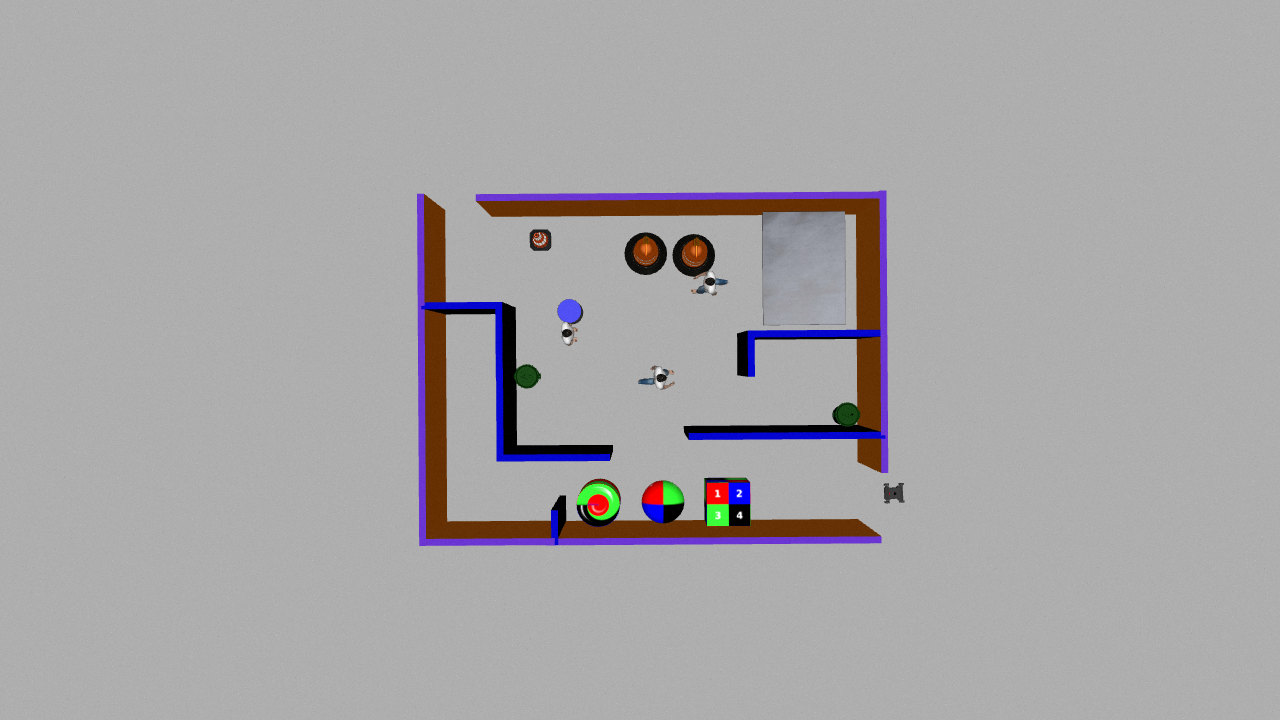
#> input picture src/control_car_like/control_car_like/data/images/img_upper_camera.png, 1280 x 720 px, found by its file name
$ jupyter execute test_bot.ipynb
#> lines starting #> are read from the running program, lines starting #| are printed output that depends on the picture; after the words box and inside, x2 and y2 are one past the last pixel; in counts of white or black regions, pixels touching at a corner belong together
### src/control_car_like/control_car_like/lib/bot_localization.py
import cv2
import numpy as np

try:
    from ..lib.utilities import ret_smallest_obj,ret_largest_obj
    from ..lib import config
except:
    from .utilities import ret_smallest_obj,ret_largest_obj
    from . import config

class bot_localizer():

    def __init__(self):

        # State Variables
        self.is_bg_extracted =False
        # Output Variables [BG_model,Refrence_Maze,Rel_Loc_of_car]
        self.bg_model = []
        self.maze_og = []
        self.loc_car = 0

        self.loc_car_sv = 0
        self.car_rect = []
        # Transfomation(Crop + Rotated) Variables
        self.orig_X = 0
        self.orig_Y = 0
        self.orig_rows = 0
        self.orig_cols = 0
        self.transform_arr = []

        self.orig_rot = 0
        self.rot_mat = 0


    # [166 lines left out: functions ret_rois_boundinghull, update_frameofrefrence_parameters, connect_objs, extract_bg, get_centroid, get_car_loc and 1 more, not called in this run]

### src/control_car_like/control_car_like/lib/bot_mapping.py
import cv2
import numpy as np

try:
    from ..lib import config
    from .utilities import closest_node,get_centroid,closest_nodes
except:
    from . import config
draw_intrstpts = True
debug_mapping = False
# Creating Graph Class to store IP and their connected paths
class Graph():

    def __init__(self):
        # Dictionary to store graph
        self.graph = {}
        # Placeholder for start and end of graph
        self.start = 0
        self.end = 0

    # function to add new vertex to graph
    # if neighbor == None  Just add vertex
    #      Otherwise add connection
    # [11 lines left out: function add_vertex, not called in this run]

    # Function to display complete graph
    def displaygraph(self):
        for key,value in self.graph.items():
            print("key {} has value {} ".format(key,value))

# Bot_Mapper Class for performing Stage 2 (mapping) of robot navigation
class bot_mapper():

    def __init__(self):

        # State Variables
        self.graphified = False

        # Cropping control for removing maze boundary
        self.crp_amt = 5

        # Creating a graph object for storing Maze
        self.Graph = Graph()

        # State variables to define the connection status of each vertex
        self.connected_left = False
        self.connected_upleft = False
        self.connected_up = False
        self.connected_upright = False
        # Maze (Colored) for displaying connection between nodes
        self.maze_connect = []

        self.maze_interestPts = []

        # Maze (One-Pass) Input
        self.maze = 0


    # Display connection between nodes with a colored line
    # [475 lines left out: functions display_connected_nodes, connect_neighbors, triangle, get_surround_pixel_intensities, reset_connct_paramtrs, one_pass and 1 more, not called in this run]

### src/control_car_like/control_car_like/test_bot.ipynb
[cell 1]
import cv2
# from GPS_Navigation.bot_localization import bot_localizer
# from GPS_Navigation.bot_mapping import bot_mapper

from lib.bot_localization import bot_localizer
from lib.bot_mapping import bot_mapper
import matplotlib.pyplot as plt
bot_loc = bot_localizer()
bot_map = bot_mapper()

[cell 2]
# !pip install matplotlib
# !pip install opencv-contrib-python --upgrade

[cell 3]
image_rbg = cv2.imread("/home/hero/Downloads/mini_sim20_ws/src/control_car_like/control_car_like/data/img_upper_camera.png")
#> image_rbg is the input picture: shape (720, 1280, 3); mean B, G, R 167.3, 165.7, 167.8
image_gray = cv2.cvtColor(image_rbg, cv2.COLOR_BGR2GRAY)
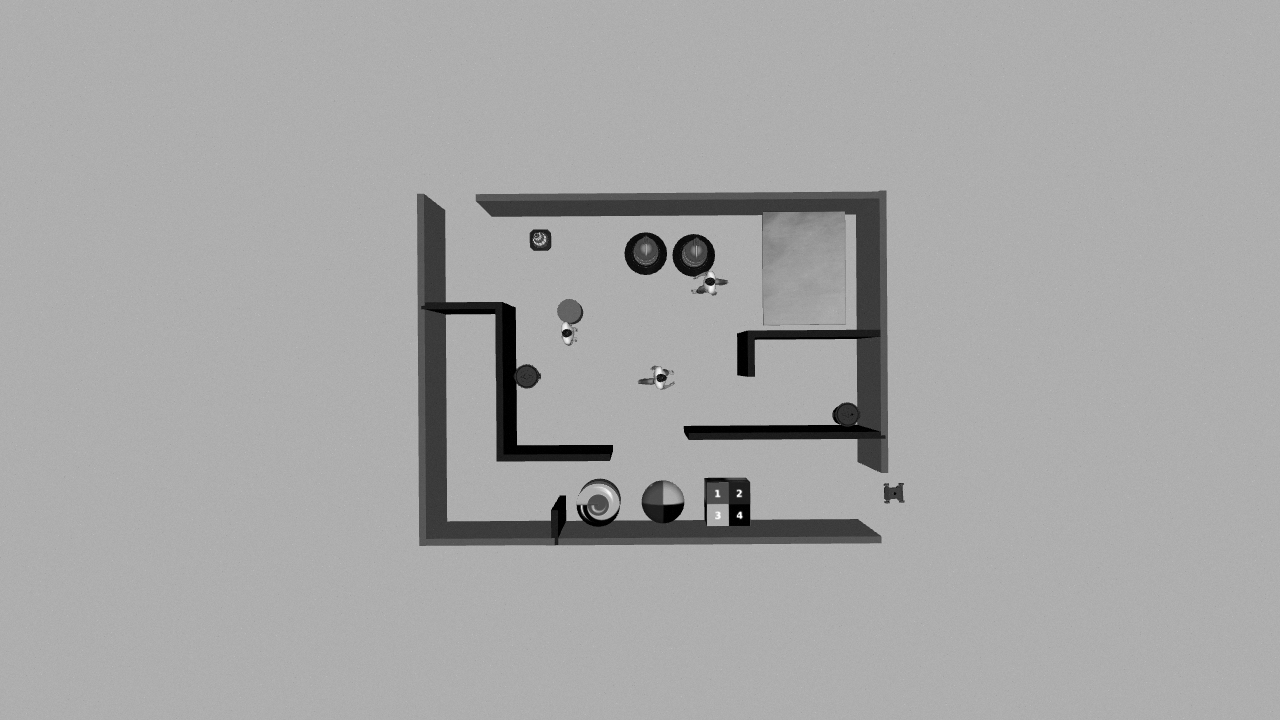
#> image_gray: shape (720, 1280); min 0, max 255, mean 166.5
ret, thresh = cv2.threshold(image_gray, 100, 255, cv2.THRESH_BINARY)
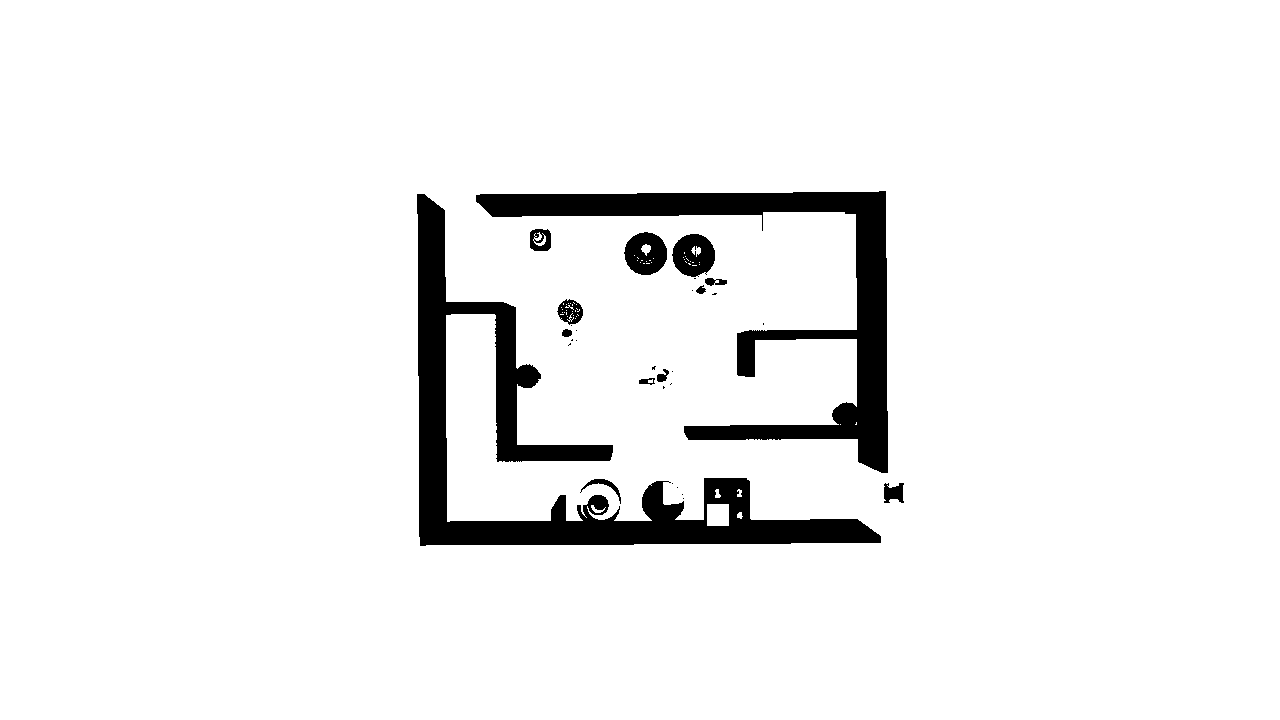
#> thresh: shape (720, 1280); 94.1% white; 30 black regions (17 under 20 px), largest, box (x1, y1, x2, y2) and area: (417, 194, 881, 546) 28686, (476, 191, 888, 473) 21154, (624, 232, 667, 275) 1342
plt.imshow(thresh)
plt.show()

[cell 4]
# bot_loc.localize_bot(image_rbg,image_rbg)

# # thinned = cv2.ximgproc.thinning(thresh)
# # plt.imshow(thinned)
# # plt.show()
# # bot_loc.extract_bg(image_rbg)
# cv2.waitKey(0)
# cv2.destroyAllWindows()
frame = cv2.circle(image_rbg, (400,53),10,(0,0,0,),-1)
plt.imshow(frame)
plt.show()
